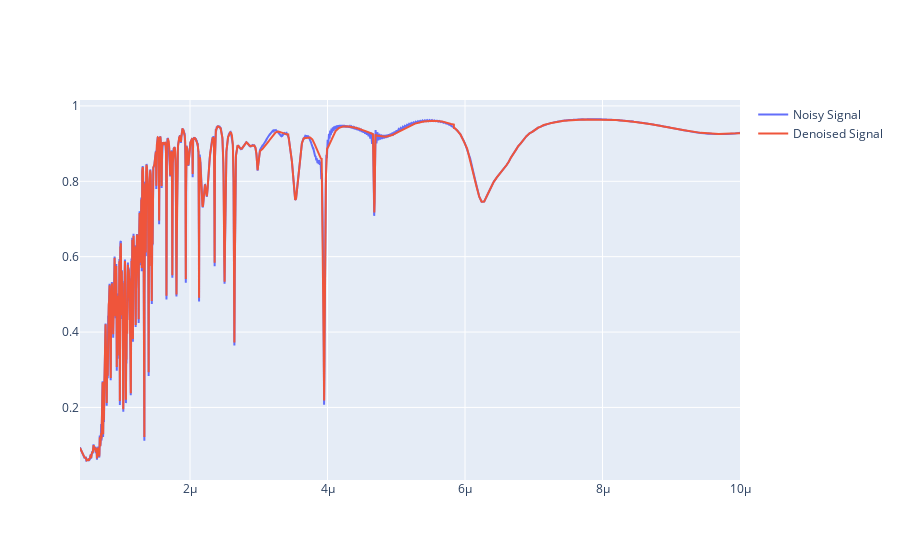

Notebook source saved alongside this figure:
### Code cell
test_data = all_data["TE"][1300]["TXT"].copy(deep=True)
dn_test_data = custom_denoise(test_data,lambda_thresh=3e-6)
# create empty plotly figure
fig = go.Figure()
# fig = px.line(dn_test_data, x="lambda", y="signal", title="Noisy Data")
trace = go.Scatter(x=dn_test_data["lambda"], y=dn_test_data["signal"], mode='lines', name='Noisy Signal')
fig.add_trace(trace)
trace = go.Scatter(x=dn_test_data["lambda"], y=dn_test_data["smoothed_signal"], mode='lines', name='Denoised Signal')
fig.add_trace(trace)
fig.show()

### Figure 1 — Plotly figure (JSON) as saved in the notebook; plotly's stock layout.template omitted (floating-point values rounded to 4 significant figures; data arrays with more than 128 entries replaced by an {"elided": "..."} marker saying what was removed)
{"data": [{"mode": "lines", "name": "Noisy Signal", "type": "scatter", "x": {"elided": "10000 float values"}, "y": {"elided": "10000 float values"}}, {"mode": "lines", "name": "Denoised Signal", "type": "scatter", "x": {"elided": "10000 float values"}, "y": {"elided": "10000 float values"}}], "layout": {}}
